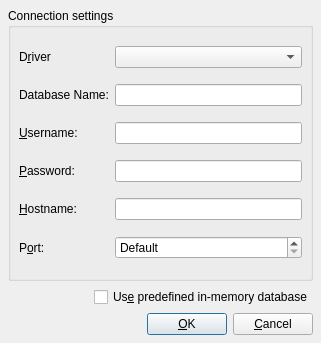
<?xml version="1.0" encoding="UTF-8"?>
<ui version="4.0">
 <class>QSqlConnectionDialogUi</class>
 <widget class="QDialog" name="QSqlConnectionDialogUi">
  <property name="geometry">
   <rect>
    <x>0</x>
    <y>0</y>
    <width>321</width>
    <height>343</height>
   </rect>
  </property>
  <property name="windowTitle">
   <string>Connect...</string>
  </property>
  <layout class="QVBoxLayout">
   <property name="spacing">
    <number>6</number>
   </property>
   <property name="margin" stdset="0">
    <number>8</number>
   </property>
   <item>
    <widget class="QGroupBox" name="connGroupBox">
     <property name="title">
      <string>Connection settings</string>
     </property>
     <layout class="QGridLayout">
      <property name="margin" stdset="0">
       <number>8</number>
      </property>
      <property name="spacing">
       <number>6</number>
      </property>
      <item row="0" column="1">
       <widget class="QComboBox" name="comboDriver"/>
      </item>
      <item row="2" column="0">
       <widget class="QLabel" name="textLabel4">
        <property name="text">
         <string>&amp;Username:</string>
        </property>
        <property name="buddy">
         <cstring>editUsername</cstring>
        </property>
       </widget>
      </item>
      <item row="0" column="0">
       <widget class="QLabel" name="textLabel2">
        <property name="text">
         <string>D&amp;river</string>
        </property>
        <property name="buddy">
         <cstring>comboDriver</cstring>
        </property>
       </widget>
      </item>
      <item row="1" column="1">
       <widget class="QLineEdit" name="editDatabase"/>
      </item>
      <item row="5" column="1">
       <widget class="QSpinBox" name="portSpinBox">
        <property name="specialValueText">
         <string>Default</string>
        </property>
        <property name="minimum">
         <number>-1</number>
        </property>
        <property name="maximum">
         <number>65535</number>
        </property>
        <property name="value">
         <number>-1</number>
        </property>
       </widget>
      </item>
      <item row="1" column="0">
       <widget class="QLabel" name="textLabel3">
        <property name="text">
         <string>Database Name:</string>
        </property>
        <property name="buddy">
         <cstring>editDatabase</cstring>
        </property>
       </widget>
      </item>
      <item row="3" column="1">
       <widget class="QLineEdit" name="editPassword">
        <property name="echoMode">
         <enum>QLineEdit::EchoMode::Password</enum>
        </property>
       </widget>
      </item>
      <item row="2" column="1">
       <widget class="QLineEdit" name="editUsername"/>
      </item>
      <item row="4" column="1">
       <widget class="QLineEdit" name="editHostname"/>
      </item>
      <item row="4" column="0">
       <widget class="QLabel" name="textLabel5">
        <property name="text">
         <string>&amp;Hostname:</string>
        </property>
        <property name="buddy">
         <cstring>editHostname</cstring>
        </property>
       </widget>
      </item>
      <item row="5" column="0">
       <widget class="QLabel" name="textLabel5_2">
        <property name="text">
         <string>P&amp;ort:</string>
        </property>
        <property name="buddy">
         <cstring>portSpinBox</cstring>
        </property>
       </widget>
      </item>
      <item row="3" column="0">
       <widget class="QLabel" name="textLabel4_2">
        <property name="text">
         <string>&amp;Password:</string>
        </property>
        <property name="buddy">
         <cstring>editPassword</cstring>
        </property>
       </widget>
      </item>
     </layout>
    </widget>
   </item>
   <item>
    <layout class="QHBoxLayout">
     <property name="spacing">
      <number>6</number>
     </property>
     <property name="margin" stdset="0">
      <number>0</number>
     </property>
     <item>
      <spacer>
       <property name="orientation">
        <enum>Qt::Orientation::Horizontal</enum>
       </property>
       <property name="sizeHint" stdset="0">
        <size>
         <width>40</width>
         <height>20</height>
        </size>
       </property>
      </spacer>
     </item>
     <item>
      <widget class="QCheckBox" name="dbCheckBox">
       <property name="text">
        <string>Us&amp;e predefined in-memory database</string>
       </property>
      </widget>
     </item>
    </layout>
   </item>
   <item>
    <layout class="QHBoxLayout">
     <property name="spacing">
      <number>6</number>
     </property>
     <property name="margin" stdset="0">
      <number>0</number>
     </property>
     <item>
      <spacer>
       <property name="orientation">
        <enum>Qt::Orientation::Horizontal</enum>
       </property>
       <property name="sizeType">
        <enum>QSizePolicy::Policy::Expanding</enum>
       </property>
       <property name="sizeHint" stdset="0">
        <size>
         <width>20</width>
         <height>20</height>
        </size>
       </property>
      </spacer>
     </item>
     <item>
      <widget class="QPushButton" name="okButton">
       <property name="text">
        <string>&amp;OK</string>
       </property>
       <property name="default">
        <bool>true</bool>
       </property>
      </widget>
     </item>
     <item>
      <widget class="QPushButton" name="cancelButton">
       <property name="text">
        <string>&amp;Cancel</string>
       </property>
      </widget>
     </item>
    </layout>
   </item>
  </layout>
 </widget>
 <tabstops>
  <tabstop>comboDriver</tabstop>
  <tabstop>editDatabase</tabstop>
  <tabstop>editUsername</tabstop>
  <tabstop>editPassword</tabstop>
  <tabstop>editHostname</tabstop>
  <tabstop>portSpinBox</tabstop>
  <tabstop>dbCheckBox</tabstop>
  <tabstop>okButton</tabstop>
  <tabstop>cancelButton</tabstop>
 </tabstops>
 <resources/>
 <connections/>
</ui>
